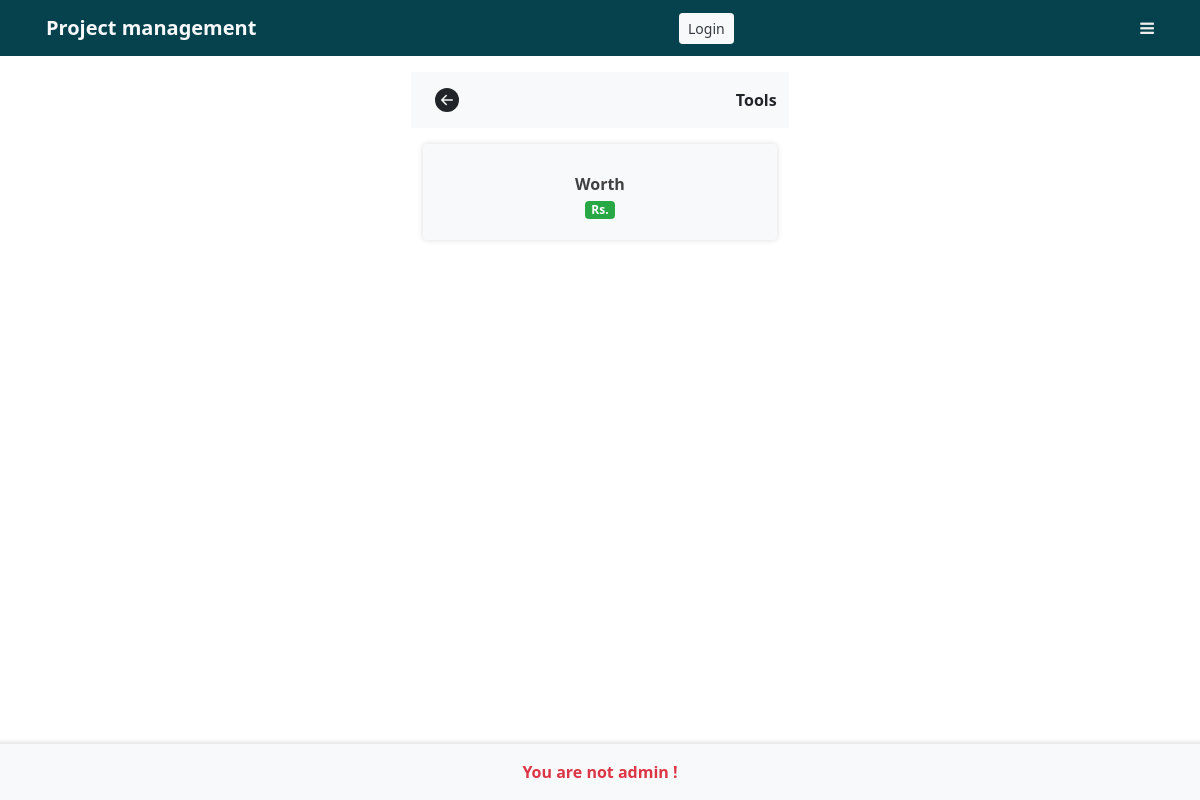
/lab/, run on an earlier commit of the app's database.
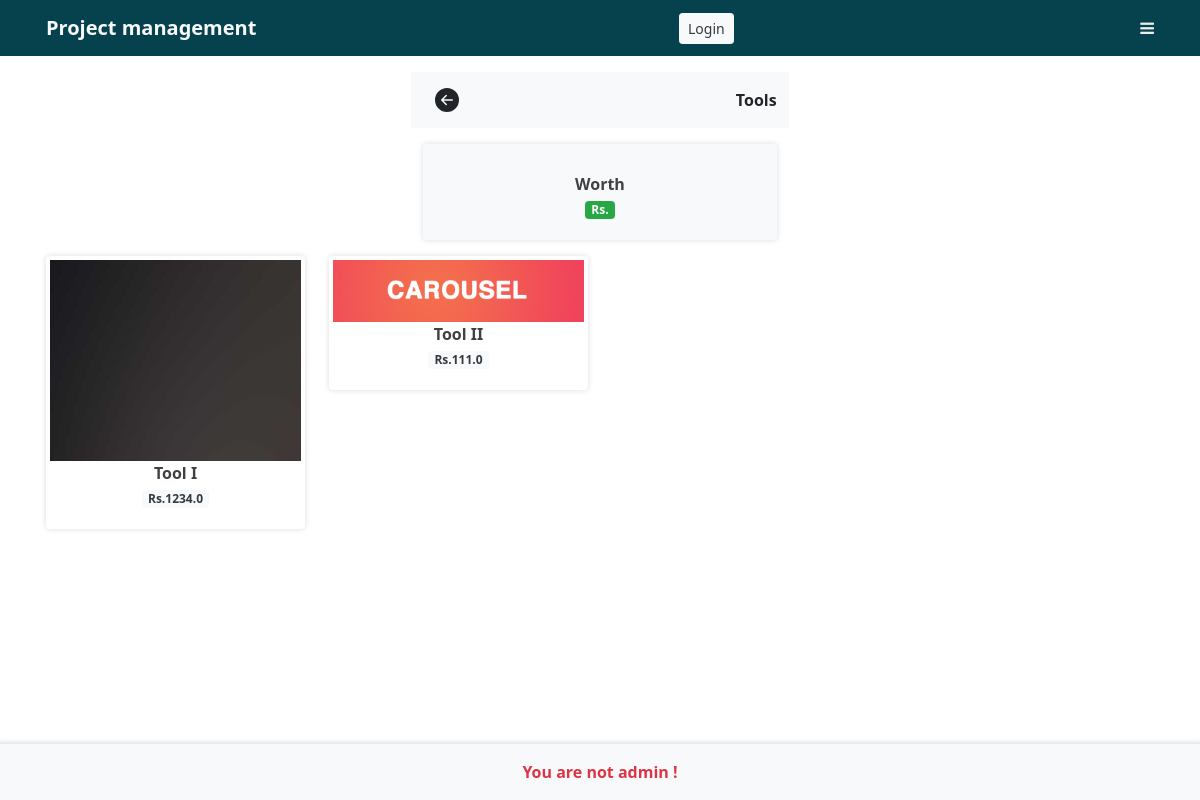
And on a later commit of the database.
### home/models.py (models this page shows, shortened)
class Tools(models.Model):
    name = models.CharField(max_length=600)
    image = models.FileField()
    amount = models.FloatField()
    no_of_pices = models.IntegerField()
    bought_from = models.CharField(max_length=600)
    bought_date = models.DateField()
    bought_by = models.ForeignKey(User,on_delete=models.CASCADE)
    description = models.TextField()
    is_available = models.BooleanField(default=True)

### home/views.py (the view)
# urls.py: path('lab/',views.lab,name="lab"),
def lab(request):
    if request.method == "POST":
        tool_name = request.POST['tool_name']
        tool_image = request.FILES['tool_image']
        description = request.POST['description']
        amount = request.POST['amount']
        no_of_pices = request.POST['noo']
        bought_from = request.POST['bought_from']
        bought_by = request.POST['bought_by']
        bought_date = request.POST['bought_date']
        us = User.objects.get(username=bought_by)
        inst = Tools.objects.create(name=tool_name,image=tool_image,description=description,bought_by=us,bought_from=bought_from,bought_date=bought_date,no_of_pices=no_of_pices,amount=amount)
        inst.save()
        _handle_uploaded_file(tool_image)
        users = User.objects.all()
        tools = Tools.objects.all()
        return redirect('index')
    else:
        users = User.objects.all()
        tools = Tools.objects.all()
        ctx = {
            'users':users,
            'tools':tools
        }
        return render(request, 'lab.html',ctx)

### templates/lab.html (shortened to what this page needs)
{% extends 'base.html' %}
{% block body %}
<div class="container mt-5 pt-4">
    <div class="row row-cols-1 row-cols-sm-3 mb-2">
        <div class="col"></div>
        <div class="col">
            <div class="row row-cols-2 bg-light py-2 font-weight-bold ">
                <div class="col text-left">
                    <a href="{% url 'index' %}" class="btn no-border2">
                    </a>
                </div>
                <div class="col text-right py-2">
                    <strong>Tools</strong>
                </div>
            </div>
        </div>
        <div class="col"></div>
    </div>
    <div class="row row-cols-3 row-cols-md-3">
        <div class="col-2"></div>
        <div class="col-8">
            <div class="my-2 btnlink myRipple" ripple-color='red'>
                <div class=" bg-light cont p-1 myshad rounded text-center">
                    <br>
                    <b>Worth</b>
                    <p>
                        <span class="badge bg-success">Rs.{{project.calculateIncomings}}</span>
                    </p>
                </div>
            </div>
        </div>
        <div class="col-2"></div>
    </div>
    <div class="row row-cols-1 row-cols-md-4">
        {% for tool in tools %}
        <div class="col my-2">
            <a href="" class="my-2 btnlink myRipple" ripple-color='red'>
                <div class="cont p-1 myshad rounded text-center">
                    <img src="{{tool.image.url}}" alt="tool_image" class="img-fluid">
                    <br>
                    <b>{{tool.name}}</b>
                    <p>
                        <span class="badge bg-light text-dark">Rs.{{tool.amount}}</span>
                    </p>
                </div>
            </a>
        </div>
        {% endfor %}
    </div>
</div>
<div class="conatiner bg-light p-3 myb">
    <div class="row row-cols-1 text-center">
        <div class="col">
            {% if request.user.is_staff %}
            <a href="#" class="btn btn-success no-border2" data-toggle="modal" data-target="#exampleModal">Add Tool</a>
            {% else %}
            <span class="font-weight-bold text-danger">You are not admin !</span>
            {% endif %}
        </div>
    </div>
</div>
<div class="py-5">
</div>
{% endblock %}

### templates/base.html (shortened to what this page needs)
{% load static %}
<!DOCTYPE html>
<html lang="en">
<head>
  <link rel="stylesheet" href="{% static 'css/bootstrap.min.css' %}">
  <link rel="stylesheet" href="{% static 'css/style.css' %}">
  <link rel="stylesheet" href="https://cdnjs.cloudflare.com/ajax/libs/font-awesome/4.7.0/css/font-awesome.min.css">
</head>
<body>
  <nav class="navbar navbar-expand-lg fixed-top navbar-light bg-mine">
    <div class="container-md">
      {% if request.user.is_authenticated %}
      <a href="{% url 'index' %}" class="link"><img src="{% static 'images/home.png' %}" alt="home icon"></a>
      <a href="#" class="text-light btn">{{request.user.username}}</a>
      <a href="{% url 'logout' %}" class="text-dark btn btn-sm btn-light">Logout</a>
      {% else %}
      <a href="{% url 'index' %}" class="navbar-brand text-light font-weight-bold">Project management</a>
      <a href="{% url 'login' %}" class="text-dark btn btn-sm btn-light">Login</a>
      {% endif %}
      <a href="#" class="link toggle"><i class="fa fa-bars"></i></a>
    </div>
  </nav>
  {% block body %}
  {% endblock %}
  <div class="py-2"></div>
</body>
</html>

### expense/staticfiles/css/style.css (style rules this page uses)
.link { color: #eeeeee; }
.bg-mine { background-color: rgb(6, 66, 77); }
nav { z-index: 1 !important; }
.myshad { background-color:rgb(255, 255, 255); box-shadow: 0px 0px 5px 1px #e6e6e6; }
.btnlink { color: rgb(65, 65, 65); text-decoration: none; }
.no-border2 { border: none; }
.myb { position: fixed; bottom: 0; width: 100%; box-shadow: 0px 0px 4px 2px rgb(226, 226, 226); }

What changed in the data, as far as the page shows it:
added Tools: image (picture), name "Tool I", amount "1234.0"
added Tools: image (picture), name "Tool II", amount "111.0"
